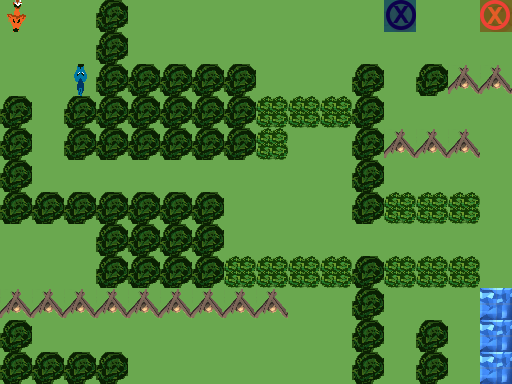

Rendered tile map (Tiled .tmx) drawn with the repository's tilesets; below, a short description and the full map source, tile grids included:
An orthogonal 16x12 tile map with 32x32 px tiles, 3 tile layers (Ground, Obstacles, Objects), 1 hidden layer not drawn.

<map version="1.0" orientation="orthogonal" renderorder="right-down" width="16" height="12" tilewidth="32" tileheight="32" nextobjectid="1">
 <tileset firstgid="1" name="TilesetPlaceholder" tilewidth="32" tileheight="32" tilecount="240" columns="10">
  <image source="../../Tileset.png" width="320" height="768" />
 </tileset>
 <layer name="Ground" width="16" height="12">
  <data encoding="csv">
1,1,1,1,1,1,1,1,1,1,1,1,1,1,1,1,
1,1,1,1,1,1,1,1,1,1,1,1,1,1,1,1,
1,1,1,1,1,1,1,1,1,1,1,1,1,1,1,1,
1,1,1,1,1,1,1,1,1,1,1,1,1,1,1,1,
1,1,1,1,1,1,1,1,1,1,1,1,1,1,1,1,
1,1,1,1,1,1,1,1,1,1,1,1,1,1,1,1,
1,1,1,1,1,1,1,1,1,1,1,1,1,1,1,1,
1,1,1,1,1,1,1,1,1,1,1,1,1,1,1,1,
1,1,1,1,1,1,1,1,1,1,1,1,1,1,1,1,
1,1,1,1,1,1,1,1,1,1,1,1,1,1,1,5,
1,1,1,1,1,1,1,1,1,1,1,1,1,1,1,5,
1,1,1,1,1,1,1,1,1,1,1,1,1,1,1,5
</data>
 </layer>
 <layer name="Obstacles" width="16" height="12">
  <data encoding="csv">
0,0,0,42,0,0,0,0,0,0,0,0,0,0,0,0,
0,0,0,42,0,0,0,0,0,0,0,0,0,0,0,0,
0,0,0,42,42,42,42,42,0,0,0,42,0,42,41,41,
42,0,42,42,42,42,42,42,44,44,44,42,0,0,0,0,
42,0,42,42,42,42,42,42,44,0,0,42,41,41,41,0,
42,0,0,0,0,0,0,0,0,0,0,42,0,0,0,0,
42,42,42,42,42,42,42,0,0,0,0,42,44,44,44,0,
0,0,0,42,42,42,42,0,0,0,0,0,0,0,0,0,
0,0,0,42,42,42,42,44,44,44,44,42,44,44,44,0,
41,41,41,41,41,41,41,41,41,0,0,42,0,0,0,0,
42,0,0,0,0,0,0,0,0,0,0,42,0,42,0,0,
42,42,42,42,0,0,0,0,0,0,0,42,0,42,0,0
</data>
 </layer>
 <layer name="Objects" width="16" height="12">
  <data encoding="csv">
3221225663,0,0,0,0,0,0,0,0,0,0,0,182,0,0,181,
0,0,0,0,0,0,0,0,0,0,0,0,0,0,0,0,
0,0,192,0,0,0,0,0,0,0,0,0,0,0,0,0,
0,0,0,0,0,0,0,0,0,0,0,0,0,0,0,0,
0,0,0,0,0,0,0,0,0,0,0,0,0,0,0,0,
0,0,0,0,0,0,0,0,0,0,0,42,0,0,0,0,
0,0,0,0,0,0,0,0,0,0,0,0,0,0,0,0,
0,0,0,0,0,0,0,0,0,0,0,0,0,0,0,0,
0,0,0,0,0,0,0,0,0,0,0,0,0,0,0,0,
0,0,0,0,0,0,0,0,0,0,0,0,0,0,0,0,
0,0,0,0,0,0,0,0,0,0,0,0,0,0,0,0,
0,0,0,0,0,0,0,0,0,0,0,0,0,0,0,0
</data>
 </layer>
 <layer name="Solution" width="16" height="12" visible="0">
  <data encoding="csv">
222,222,0,0,0,0,0,0,0,0,0,0,0,0,0,0,
222,0,0,0,0,0,0,0,0,0,0,0,0,0,0,0,
222,233,0,0,0,0,0,0,0,0,0,0,0,0,0,0,
0,232,0,0,0,0,0,0,0,0,0,0,0,0,0,0,
0,232,0,0,0,0,0,0,0,0,0,0,0,0,0,0,
0,232,232,232,232,232,232,232,0,0,0,0,0,0,0,232,
0,0,0,0,0,0,0,232,0,0,0,0,0,0,0,232,
0,0,0,0,0,0,0,232,232,232,232,232,232,232,232,232,
0,0,0,0,0,0,0,0,0,0,0,0,0,0,0,0,
0,0,0,0,0,0,0,0,0,0,0,0,0,0,0,0,
0,0,0,0,0,0,0,0,0,0,0,0,0,0,0,0,
0,0,0,0,0,0,0,0,0,0,0,0,0,0,0,0
</data>
 </layer>
</map>
